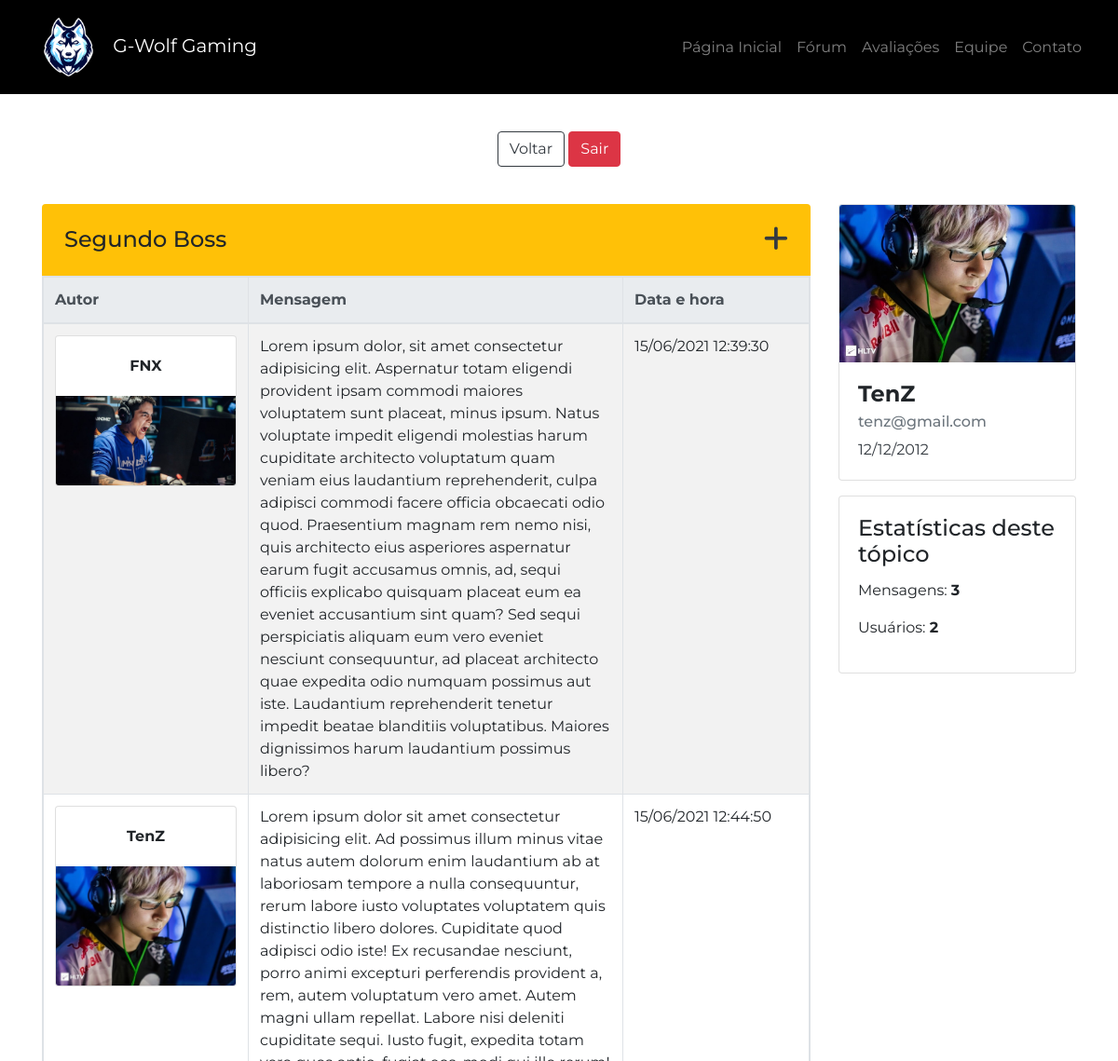
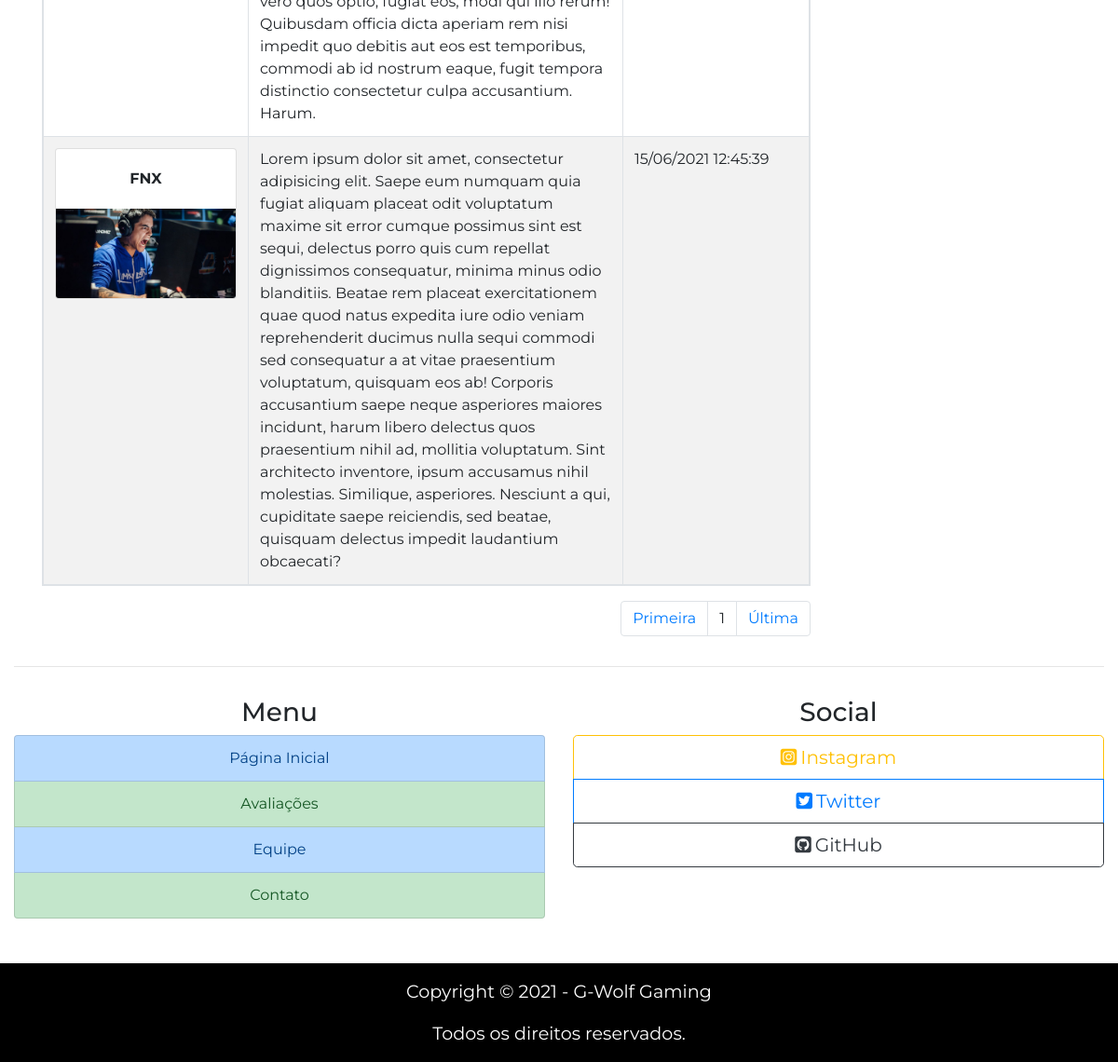
/topicos/second-boss.php (signed in), run on an earlier commit of the app's database (2 pictures, top to bottom).
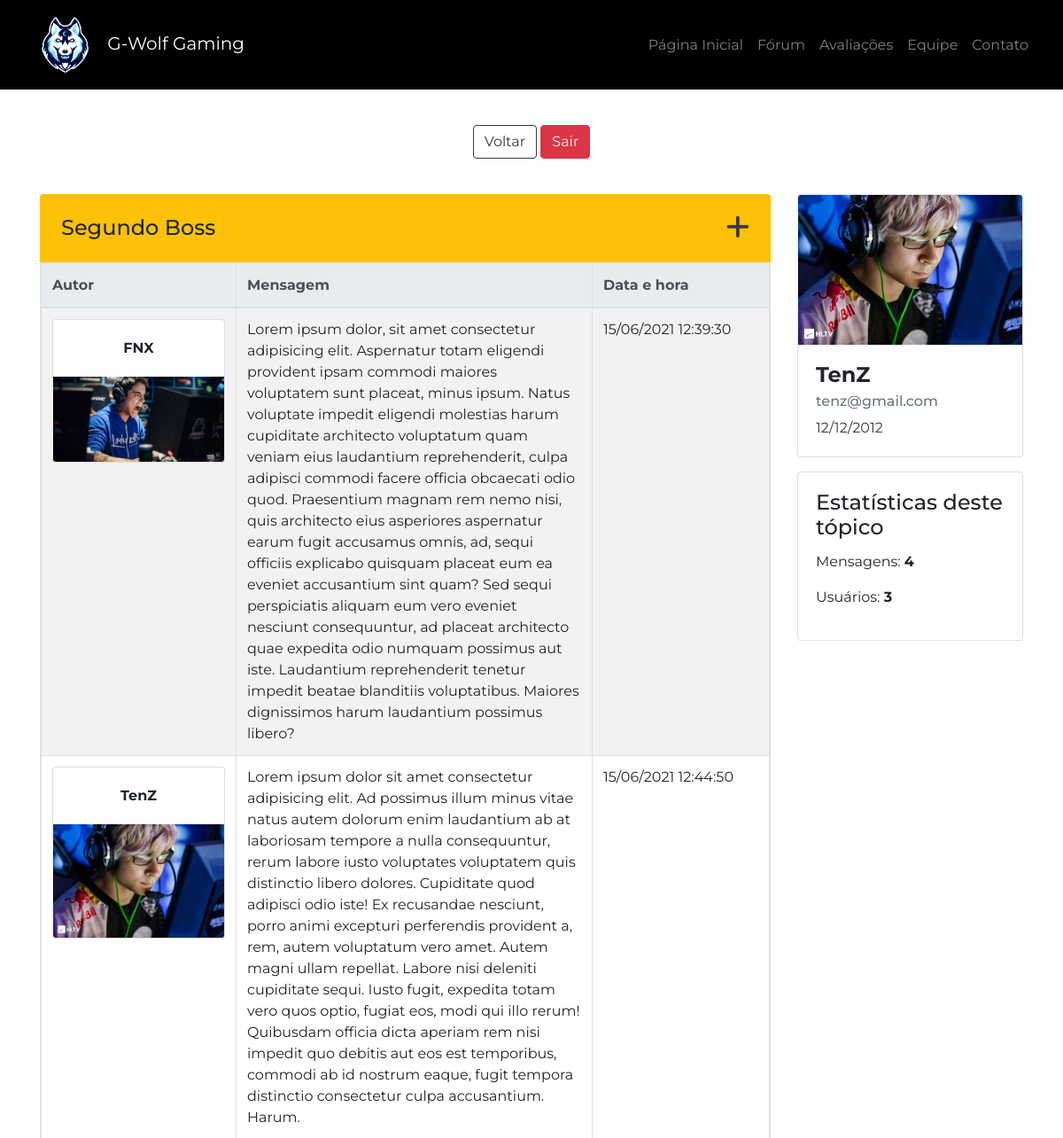
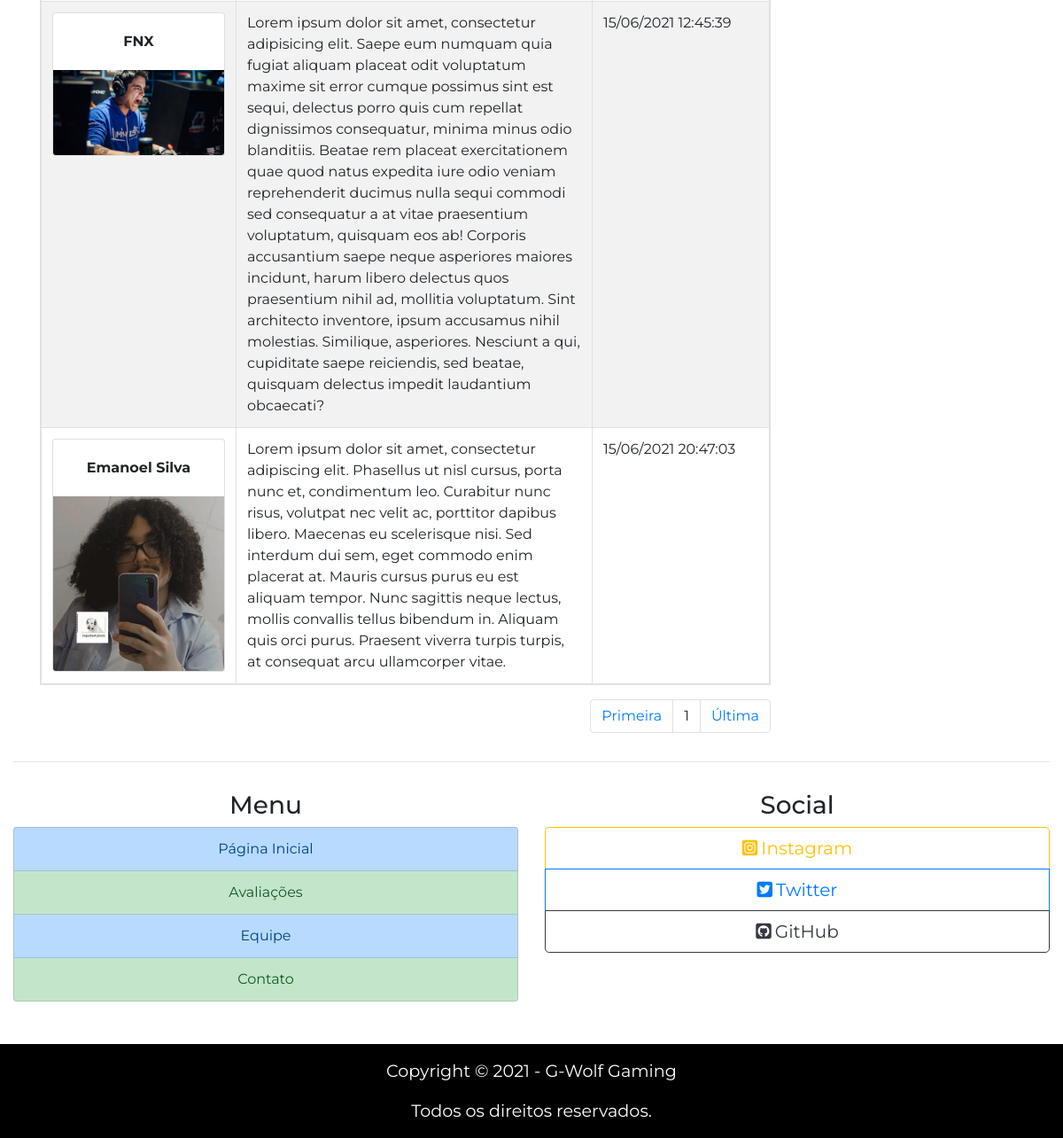
And on a later commit of the database (2 pictures, top to bottom).
### tables this page shows
CREATE TABLE IF NOT EXISTS `mensagens_topico` (
  `id_msg` int(11) NOT NULL AUTO_INCREMENT,
  `conteudo_msg` varchar(3000) NOT NULL,
  `autor_msg` varchar(255) NOT NULL,
  `img_autor_msg` varchar(40) NOT NULL,
  `data_msg` datetime NOT NULL,
  `topico_msg` varchar(255) NOT NULL,
  PRIMARY KEY (`id_msg`)
);

### topicos/second-boss.php (the view, shortened to what the changed rows need)
<?php
include_once("../php/conexao.php");
$contar_msg = "SELECT * FROM mensagens_topico WHERE topico_msg = 'Segundo Boss'";
$resultado_contar_msg = mysqli_query($connect, $contar_msg);
$total_msg = mysqli_num_rows($resultado_contar_msg);
$contar_usuarios = "SELECT autor_msg, COUNT(autor_msg) as total FROM mensagens_topico WHERE topico_msg = 'Segundo Boss' GROUP BY autor_msg";
$resultado_contar_usuarios = mysqli_query($connect, $contar_usuarios);
$total_usuarios = mysqli_num_rows($resultado_contar_usuarios);
?>
<!DOCTYPE html>
<html lang="pt-br">
<head>
    <link rel="stylesheet" href="https://stackpath.bootstrapcdn.com/bootstrap/4.5.0/css/bootstrap.min.css">
    <link rel="stylesheet" href="../css/global.css">
    <link rel="stylesheet" href="../css/homeforum.css">
</head>
<body>
    <main>
        <div class="container mt-2">
            <div class="row">
                <div class="col-12 col-lg-9 col-xl-9">
                    <div id="topic" class="d-flex bg-warning mb-0 p-4 rounded-top justify-content-between">
                        <h2 class="h4 mb-0">Segundo Boss</h2>
                    </div>
                    <table class="table table-striped table-bordered table-responsive">
                        <thead class="thead-light">
                            <tr>
                                <th scope="col" class="autor-col">Autor</th>
                                <th scope="col" class="msg-col">Mensagem</th>
                                <th scope="col" class="date-col">Data e hora</th>
                            </tr>
                        </thead>
                        <tbody>
                            <?php
                                $pagina_atual = filter_input(INPUT_GET, 'pagina', FILTER_SANITIZE_NUMBER_INT);
                                $pagina = (!empty($pagina_atual)) ? $pagina_atual : 1;
                                $qnt_pagina = 20;
                                $inicio = ($qnt_pagina * $pagina) - $qnt_pagina;
                                $show_msg = "SELECT * FROM mensagens_topico WHERE topico_msg = 'Segundo Boss' LIMIT $inicio, $qnt_pagina";
                                $resultado_show_msg = mysqli_query($connect, $show_msg);
                                while($row_msg = mysqli_fetch_assoc($resultado_show_msg)):
                            ?>
                            <tr>
                                <td>
                                    <div class="card text-center">
                                        <div class="card-body">
                                            <b><?php echo $row_msg['autor_msg']; ?></b>
                                        </div>
                                        <img class="card-img-bottom" src="../upload/<?php echo $row_msg['img_autor_msg']; ?>" alt="Imagem Autor">
                                    </div>
                                </td>
                                <td>
                                    <?php echo $row_msg['conteudo_msg']; ?>
                                </td>
                                <td>
                                    <div><?php $data_msg = $row_msg['data_msg']; echo date('d/m/Y H:i:s', strtotime($data_msg)); ?></div>
                                </td>
                            </tr>
                            <?php
                                endwhile;
                            ?>
                        </tbody>
                    </table>
                </div>
                <div class="col-12 col-lg-3 col-xl-3">
                    <aside>
                        <div class="row">
                            <div class="col-12 col-sm-6 col-lg-12 col-xl-12">
                                <div class="card mb-3 mb-sm-3 mb-xl-3">
                                    <div class="card-body">
                                        <h2 class="h4 card-title">Estatísticas deste tópico</h1>
                                        <p>Mensagens: <b><?php echo $total_msg; ?></b></p>
                                        <p>Usuários: <b><?php echo $total_usuarios; ?></b></p>
                                    </div>
                                </div>
                            </div>
                        </div>
                    </aside>
                </div>
            </div>
        </div>
    </main>
</body>
</html>

What changed in the data, as far as the page shows it:
added mensagens_topico: autor_msg "Emanoel Silva", img_autor_msg (picture), conteudo_msg "Lorem ipsum dolor sit amet, consectetur adipiscing elit. Phasellus ut nisl cursus, porta nunc et, condimentum leo. Curabitur nunc risus, volutpat nec velit ac, porttitor dapibus libero. Maecenas eu scelerisque nisi. Sed interdum dui sem, eget commodo enim placerat at. Mauris cursus purus eu est aliquam tempor. Nunc sagittis neque lectus, mollis convallis tellus bibendum in. Aliquam quis orci purus. Praesent viverra turpis turpis, at consequat arcu ullamcorper vitae.", data_msg "15/06/2021 20:47:03"
Also different on the page:
$total_msg: "3" → "4"
$total_usuarios: "2" → "3"
